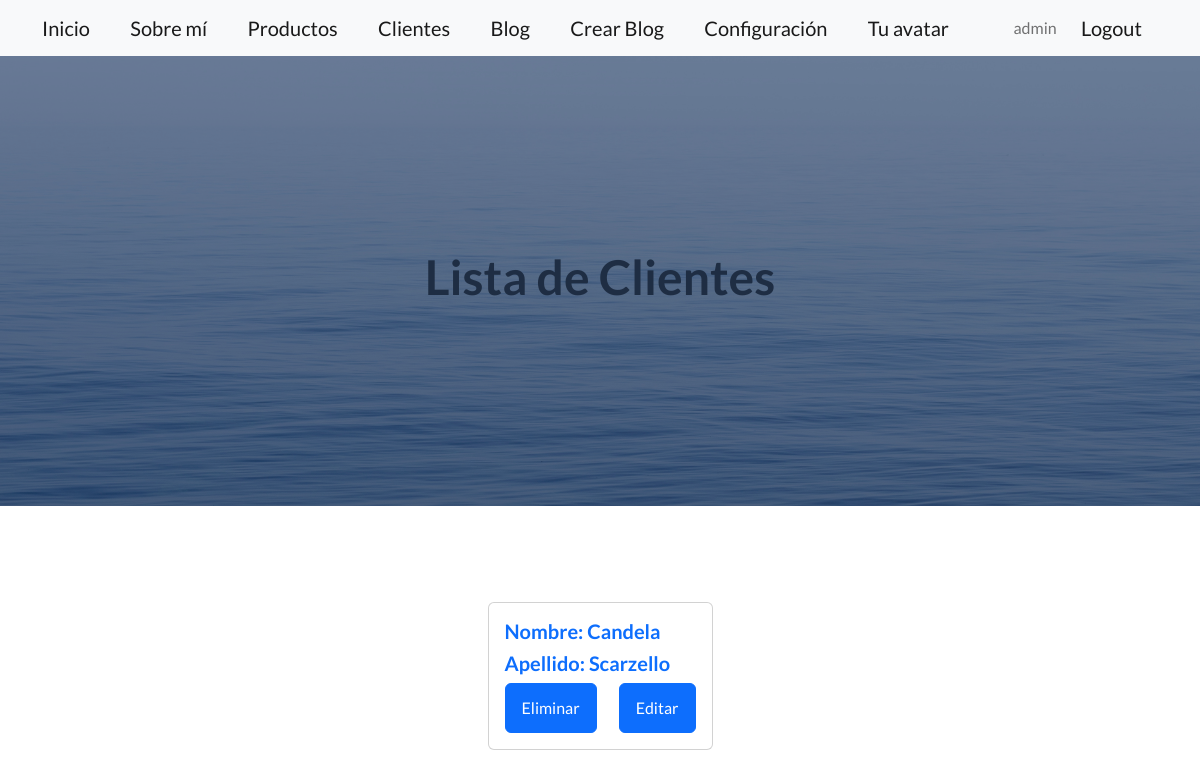
The app's page /clientes/ (signed in), older data.
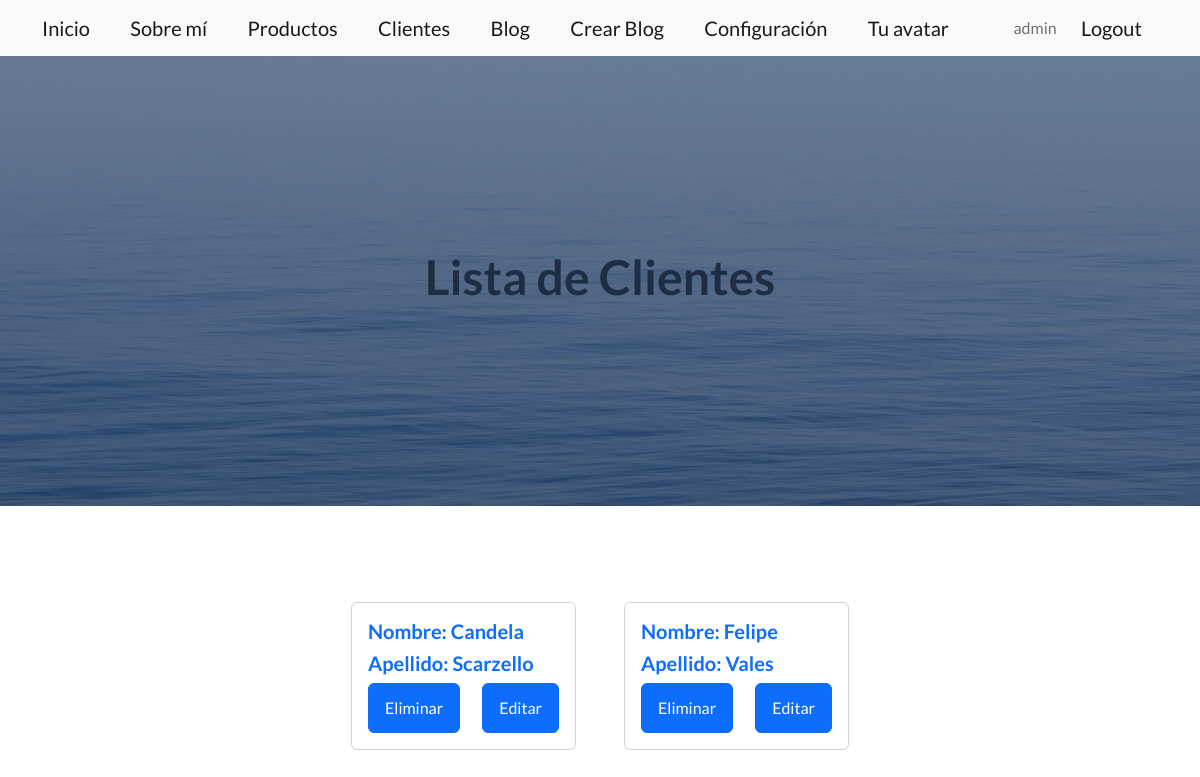
The same page, newer data.
### AppCoder/models.py (models this page shows, shortened)
class Cliente(models.Model):
    nombre = models.CharField(max_length=100)
    apellido = models.CharField(max_length=100)

### AppCoder/views.py (the view)
# urls.py: path("clientes/", clientes_view, name="socios"),
def clientes_view(request):
    Clientes = models.Cliente.objects.all()
    context = {"clientes": Clientes}
    return render(request, "AppCoder/clientes.html", context)

### AppCoder/templates/AppCoder/clientes.html (shortened to what this page needs)
{% extends 'AppCoder/base.html' %}
{% load static %}
{% block contenido %}
  <header class="masthead">
    <h1 align="center">Lista de Clientes</h1>
  </header>
  <section class="py-5">
    <div class="container px-4 px-lg-5 mt-5">
      <div class="row gx-4 gx-lg-5 row-cols-2 row-cols-md-3 row-cols-xl-4 justify-content-center">
        {% if clientes %}
          {% for cliente in clientes %}
            <div class="col mb-5">
              <div class="card h-100">
                <div class="card-body">
                  <h5 class="card-title">
                    <span class="text-primary">Nombre: {{ cliente.nombre.capitalize }}</span>
                  </h5>
                  <h5 class="card-title">
                    <span class="text-primary">Apellido: {{ cliente.apellido.capitalize }}</span>
                  </h5>
                  <div class="d-flex justify-content-between">
                    <form method="post" action="{% url 'AppCoder:delete' cliente.id %}">
                      <button type="submit" class="btn btn-primary">Eliminar</button>
                    </form>
                    <a href="{% url 'AppCoder:editar' pk=cliente.id %}" class="btn btn-primary">Editar</a>
                  </div>
                </div>
              </div>
            </div>
          {% endfor %}
        {% else %}
          <div class="col mb-5">
            <h1 class="text-danger">No existen clientes por el momento</h1>
          </div>
        {% endif %}
      </div>
    </div>
  </section>
{% endblock contenido %}

Row changes from the older to the newer data that the page shows:
added Cliente: nombre "Felipe", apellido "Vales"
